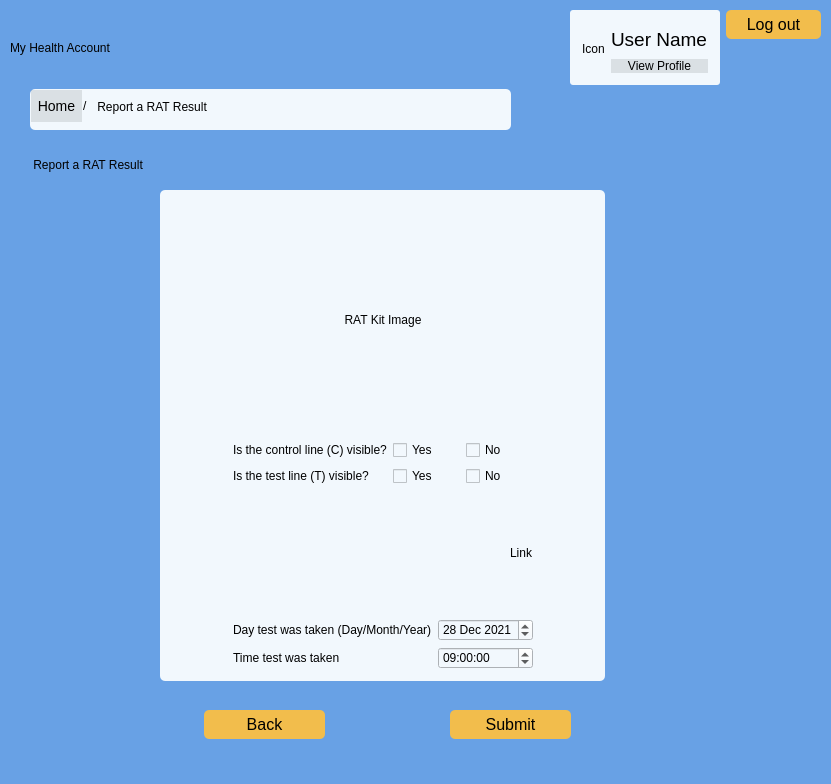
<?xml version="1.0" encoding="UTF-8"?>
<ui version="4.0">
 <class>UserReportRATResult</class>
 <widget class="QDialog" name="UserReportRATResult">
  <property name="geometry">
   <rect>
    <x>0</x>
    <y>0</y>
    <width>831</width>
    <height>784</height>
   </rect>
  </property>
  <property name="windowTitle">
   <string>Dialog</string>
  </property>
  <property name="styleSheet">
   <string notr="true">background-color: rgb(104, 161, 229);</string>
  </property>
  <widget class="QLabel" name="label_7">
   <property name="geometry">
    <rect>
     <x>30</x>
     <y>149</y>
     <width>291</width>
     <height>31</height>
    </rect>
   </property>
   <property name="styleSheet">
    <string notr="true">font: 18pt &quot;.AppleSystemUIFont&quot;;
background-color: rgb(104, 161, 229);</string>
   </property>
   <property name="text">
    <string> Report a RAT Result</string>
   </property>
  </widget>
  <widget class="QGroupBox" name="groupBox_2">
   <property name="geometry">
    <rect>
     <x>30</x>
     <y>89</y>
     <width>481</width>
     <height>41</height>
    </rect>
   </property>
   <property name="styleSheet">
    <string notr="true">QGroupBox { 
     border-radius: 5px; 
	background-color: rgb(242, 248, 253);
 } </string>
   </property>
   <property name="title">
    <string/>
   </property>
   <widget class="QLabel" name="label_9">
    <property name="geometry">
     <rect>
      <x>53</x>
      <y>9</y>
      <width>16</width>
      <height>16</height>
     </rect>
    </property>
    <property name="styleSheet">
     <string notr="true">background-color: rgb(242, 248, 253,0)</string>
    </property>
    <property name="text">
     <string>/</string>
    </property>
   </widget>
   <widget class="QLabel" name="label_10">
    <property name="geometry">
     <rect>
      <x>64</x>
      <y>10</y>
      <width>241</width>
      <height>16</height>
     </rect>
    </property>
    <property name="styleSheet">
     <string notr="true">background-color: rgb(242, 248, 253, 0)</string>
    </property>
    <property name="text">
     <string> Report a RAT Result</string>
    </property>
   </widget>
   <widget class="QPushButton" name="pushButtonHome">
    <property name="geometry">
     <rect>
      <x>1</x>
      <y>1</y>
      <width>51</width>
      <height>32</height>
     </rect>
    </property>
    <property name="styleSheet">
     <string notr="true">QPushButton {
	background-color: rgb(0, 0, 0,0.1); 
	border: none; 
	color: rgb(0, 0, 0); 
	font: 14px;
} 

QPushButton:hover { 
	background-color: rgb(0, 0, 0, 0.1); 
	border: none; 
	color: rgb(0, 43, 255); 
}</string>
    </property>
    <property name="text">
     <string>Home</string>
    </property>
   </widget>
  </widget>
  <widget class="QGroupBox" name="groupBox">
   <property name="geometry">
    <rect>
     <x>160</x>
     <y>190</y>
     <width>445</width>
     <height>491</height>
    </rect>
   </property>
   <property name="styleSheet">
    <string notr="true">QGroupBox { 
     border-radius: 5px; 
	background-color: rgb(242, 248, 253);
 } </string>
   </property>
   <property name="title">
    <string/>
   </property>
   <layout class="QGridLayout" name="gridLayout">
    <item row="0" column="1">
     <widget class="QLabel" name="labelRATKitImage">
      <property name="styleSheet">
       <string notr="true">background-color: rgb(242, 248, 253, 0)</string>
      </property>
      <property name="text">
       <string>RAT Kit Image</string>
      </property>
      <property name="alignment">
       <set>Qt::AlignCenter</set>
      </property>
     </widget>
    </item>
    <item row="1" column="0">
     <spacer name="horizontalSpacer_3">
      <property name="orientation">
       <enum>Qt::Horizontal</enum>
      </property>
      <property name="sizeHint" stdset="0">
       <size>
        <width>38</width>
        <height>20</height>
       </size>
      </property>
     </spacer>
    </item>
    <item row="1" column="1">
     <layout class="QVBoxLayout" name="verticalLayout_7">
      <item>
       <layout class="QHBoxLayout" name="horizontalLayout_3">
        <item>
         <layout class="QVBoxLayout" name="verticalLayout">
          <item>
           <widget class="QLabel" name="label">
            <property name="styleSheet">
             <string notr="true">background-color: rgb(242, 248, 253)</string>
            </property>
            <property name="text">
             <string>Is the control line (C) visible?</string>
            </property>
           </widget>
          </item>
          <item>
           <widget class="QLabel" name="label_2">
            <property name="styleSheet">
             <string notr="true">background-color: rgb(242, 248, 253)</string>
            </property>
            <property name="text">
             <string>Is the test line (T) visible?</string>
            </property>
           </widget>
          </item>
         </layout>
        </item>
        <item>
         <layout class="QVBoxLayout" name="verticalLayout_2">
          <item>
           <layout class="QHBoxLayout" name="horizontalLayout">
            <item>
             <widget class="QCheckBox" name="checkBoxCYes">
              <property name="styleSheet">
               <string notr="true">background-color: rgb(242, 248, 253)</string>
              </property>
              <property name="text">
               <string>Yes</string>
              </property>
             </widget>
            </item>
            <item>
             <widget class="QCheckBox" name="checkBoxCNo">
              <property name="styleSheet">
               <string notr="true">background-color: rgb(242, 248, 253)</string>
              </property>
              <property name="text">
               <string>No</string>
              </property>
             </widget>
            </item>
           </layout>
          </item>
          <item>
           <layout class="QHBoxLayout" name="horizontalLayout_2">
            <item>
             <widget class="QCheckBox" name="checkBoxTYes">
              <property name="styleSheet">
               <string notr="true">background-color: rgb(242, 248, 253)</string>
              </property>
              <property name="text">
               <string>Yes</string>
              </property>
             </widget>
            </item>
            <item>
             <widget class="QCheckBox" name="checkBoxTNo">
              <property name="styleSheet">
               <string notr="true">background-color: rgb(242, 248, 253)</string>
              </property>
              <property name="text">
               <string>No</string>
              </property>
             </widget>
            </item>
           </layout>
          </item>
         </layout>
        </item>
       </layout>
      </item>
      <item>
       <layout class="QHBoxLayout" name="horizontalLayout_6">
        <item>
         <spacer name="horizontalSpacer">
          <property name="orientation">
           <enum>Qt::Horizontal</enum>
          </property>
          <property name="sizeHint" stdset="0">
           <size>
            <width>228</width>
            <height>20</height>
           </size>
          </property>
         </spacer>
        </item>
        <item>
         <widget class="QLabel" name="labelLink">
          <property name="styleSheet">
           <string notr="true">background-color: rgb(242, 248, 253)</string>
          </property>
          <property name="text">
           <string>Link</string>
          </property>
         </widget>
        </item>
       </layout>
      </item>
      <item>
       <layout class="QHBoxLayout" name="horizontalLayout_5">
        <item>
         <layout class="QVBoxLayout" name="verticalLayout_3">
          <item>
           <widget class="QLabel" name="label_4">
            <property name="styleSheet">
             <string notr="true">background-color: rgb(242, 248, 253)</string>
            </property>
            <property name="text">
             <string>Day test was taken (Day/Month/Year)</string>
            </property>
           </widget>
          </item>
          <item>
           <widget class="QLabel" name="label_5">
            <property name="styleSheet">
             <string notr="true">background-color: rgb(242, 248, 253)</string>
            </property>
            <property name="text">
             <string>Time test was taken</string>
            </property>
           </widget>
          </item>
         </layout>
        </item>
        <item>
         <layout class="QVBoxLayout" name="verticalLayout_4">
          <item>
           <widget class="QDateEdit" name="dateEdit">
            <property name="styleSheet">
             <string notr="true">background-color: rgb(242, 248, 253)</string>
            </property>
            <property name="dateTime">
             <datetime>
              <hour>3</hour>
              <minute>0</minute>
              <second>0</second>
              <year>2021</year>
              <month>12</month>
              <day>28</day>
             </datetime>
            </property>
           </widget>
          </item>
          <item>
           <widget class="QTimeEdit" name="timeEdit">
            <property name="styleSheet">
             <string notr="true">background-color: rgb(242, 248, 253)</string>
            </property>
            <property name="dateTime">
             <datetime>
              <hour>9</hour>
              <minute>0</minute>
              <second>0</second>
              <year>2021</year>
              <month>12</month>
              <day>22</day>
             </datetime>
            </property>
            <property name="time">
             <time>
              <hour>9</hour>
              <minute>0</minute>
              <second>0</second>
             </time>
            </property>
           </widget>
          </item>
         </layout>
        </item>
       </layout>
      </item>
     </layout>
    </item>
    <item row="1" column="2">
     <spacer name="horizontalSpacer_4">
      <property name="orientation">
       <enum>Qt::Horizontal</enum>
      </property>
      <property name="sizeHint" stdset="0">
       <size>
        <width>38</width>
        <height>20</height>
       </size>
      </property>
     </spacer>
    </item>
   </layout>
  </widget>
  <widget class="QPushButton" name="pushButtonBack">
   <property name="geometry">
    <rect>
     <x>204</x>
     <y>710</y>
     <width>121</width>
     <height>29</height>
    </rect>
   </property>
   <property name="styleSheet">
    <string notr="true">QPushButton {
    background-color: rgb(242, 189, 76); 
    border: none;
     border-radius: 5px; 
    color: rgb(0, 0, 0); 
    font: 16px;
} 

QPushButton:hover { 
    background-color: rgb(245, 149, 66); 
    border: none; 
    border-radius: 5px; 
    color: rgb(0, 43, 255); 
    padding: 5 20px;
}</string>
   </property>
   <property name="text">
    <string>Back</string>
   </property>
  </widget>
  <widget class="QPushButton" name="pushButtonSubmit">
   <property name="geometry">
    <rect>
     <x>450</x>
     <y>710</y>
     <width>121</width>
     <height>29</height>
    </rect>
   </property>
   <property name="styleSheet">
    <string notr="true">QPushButton {
    background-color: rgb(242, 189, 76); 
    border: none;
     border-radius: 5px; 
    color: rgb(0, 0, 0); 
    font: 16px;
} 

QPushButton:hover { 
    background-color: rgb(245, 149, 66); 
    border: none; 
    border-radius: 5px; 
    color: rgb(0, 43, 255); 
    padding: 5 20px;
}</string>
   </property>
   <property name="text">
    <string>Submit</string>
   </property>
  </widget>
  <widget class="QWidget" name="layoutWidget_2">
   <property name="geometry">
    <rect>
     <x>10</x>
     <y>10</y>
     <width>811</width>
     <height>75</height>
    </rect>
   </property>
   <layout class="QHBoxLayout" name="horizontalLayout_4">
    <item>
     <widget class="QLabel" name="label_3">
      <property name="styleSheet">
       <string notr="true">font: 30pt &quot;.AppleSystemUIFont&quot;;
background-color: rgb(104, 161, 229);</string>
      </property>
      <property name="text">
       <string>My Health Account </string>
      </property>
     </widget>
    </item>
    <item>
     <spacer name="horizontalSpacer_2">
      <property name="orientation">
       <enum>Qt::Horizontal</enum>
      </property>
      <property name="sizeHint" stdset="0">
       <size>
        <width>368</width>
        <height>20</height>
       </size>
      </property>
     </spacer>
    </item>
    <item>
     <widget class="QGroupBox" name="groupBox_6">
      <property name="styleSheet">
       <string notr="true">QGroupBox { 
     border-radius: 3px; 
	background-color: rgb(242, 248, 253);
 } </string>
      </property>
      <property name="title">
       <string/>
      </property>
      <layout class="QGridLayout" name="gridLayout_2">
       <item row="0" column="0">
        <widget class="QLabel" name="labelIconUser">
         <property name="styleSheet">
          <string notr="true">background-color: rgb(242, 248, 253,0)</string>
         </property>
         <property name="text">
          <string>Icon</string>
         </property>
        </widget>
       </item>
       <item row="0" column="1">
        <layout class="QVBoxLayout" name="verticalLayout_5">
         <item>
          <widget class="QLabel" name="labelUserName">
           <property name="font">
            <font>
             <family>.AppleSystemUIFont</family>
             <pointsize>14</pointsize>
             <italic>false</italic>
             <bold>false</bold>
            </font>
           </property>
           <property name="styleSheet">
            <string notr="true">font: 14pt &quot;.AppleSystemUIFont&quot;;
background-color: rgb(242, 248, 253,0)</string>
           </property>
           <property name="text">
            <string>User Name</string>
           </property>
          </widget>
         </item>
         <item>
          <widget class="QPushButton" name="pushButtonViewProfile">
           <property name="layoutDirection">
            <enum>Qt::LeftToRight</enum>
           </property>
           <property name="styleSheet">
            <string notr="true">QPushButton {
	background-color: rgb(0, 0, 0,0.1); 
	border: none; 
	color: rgb(0, 0, 0); 
	font: 12px;
} 

QPushButton:hover { 
	background-color: rgb(0, 0, 0, 0.1); 
	border: none; 
	color: rgb(0, 43, 255); 
}</string>
           </property>
           <property name="text">
            <string>View Profile</string>
           </property>
          </widget>
         </item>
        </layout>
       </item>
      </layout>
     </widget>
    </item>
    <item>
     <layout class="QVBoxLayout" name="verticalLayout_6">
      <item>
       <widget class="QPushButton" name="pushButtonLogout">
        <property name="styleSheet">
         <string notr="true">QPushButton {
    background-color: rgb(242, 189, 76); 
    border: none;
     border-radius: 5px; 
    color: rgb(0, 0, 0); 
    font: 16px;
	padding: 5 20px;
} 

QPushButton:hover { 
    background-color: rgb(245, 149, 66); 
    border: none; 
    border-radius: 5px; 
    color: rgb(0, 43, 255); 
}</string>
        </property>
        <property name="text">
         <string>Log out</string>
        </property>
       </widget>
      </item>
      <item>
       <spacer name="verticalSpacer">
        <property name="orientation">
         <enum>Qt::Vertical</enum>
        </property>
        <property name="sizeHint" stdset="0">
         <size>
          <width>20</width>
          <height>28</height>
         </size>
        </property>
       </spacer>
      </item>
     </layout>
    </item>
   </layout>
  </widget>
 </widget>
 <resources/>
 <connections/>
</ui>
